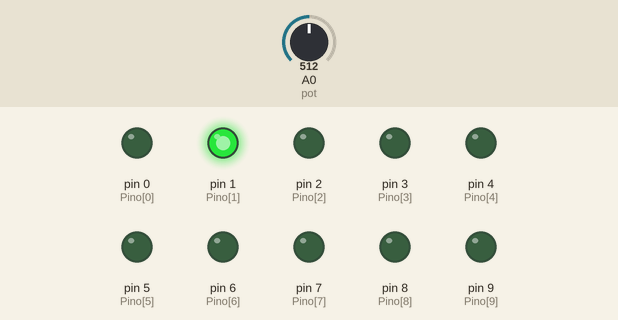
Simulated run of this sketch. Board: Arduino Uno, built with avr-gcc and run on an emulated ATmega328P. On the bench: output pins drawn as LEDs (lit = HIGH). Dashed ring = blinking. The test bench sets the inputs (shaded band); at power-on: A0 (pot) = 512.

Above: at 1.2 s.
1.3 s: A0 (pot) set to 122
At 1.36 s:
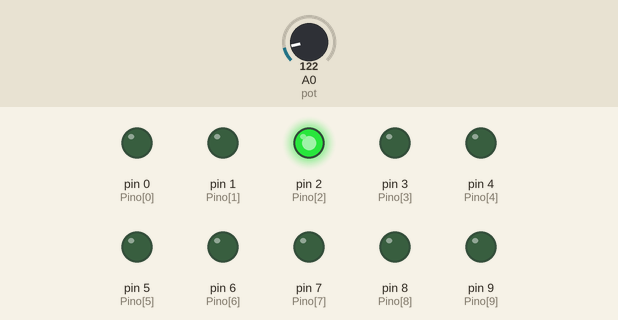
At 2.1 s:
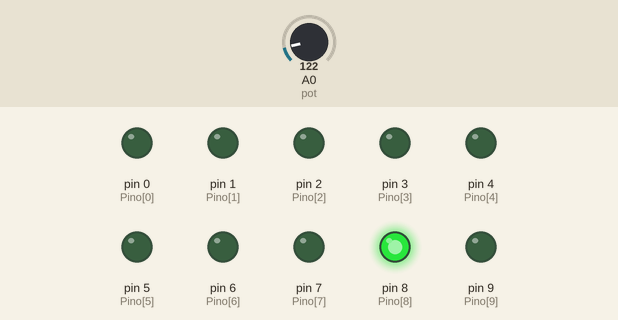
4.3 s: A0 (pot) set to 0
7.3 s: A0 (pot) set to 20
At 7.48 s:
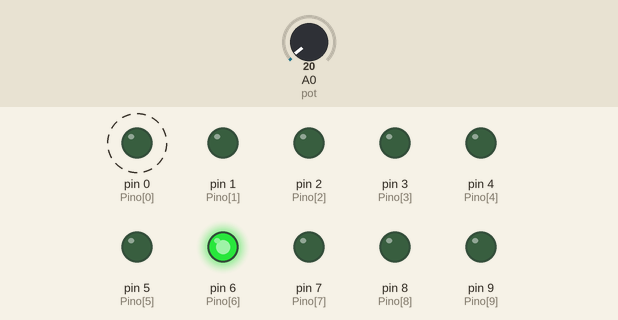
10.3 s: A0 (pot) set to 716
At 10.3 s:
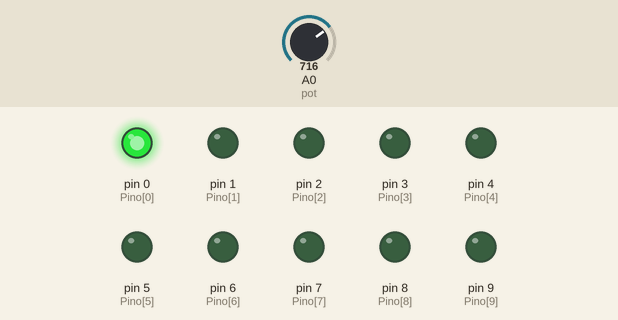
13.3 s: A0 (pot) set to 778
16.3 s: A0 (pot) set to 802
Timing chart, 0 to 19.5 s (numbered marks = the images above; inputs shaded):
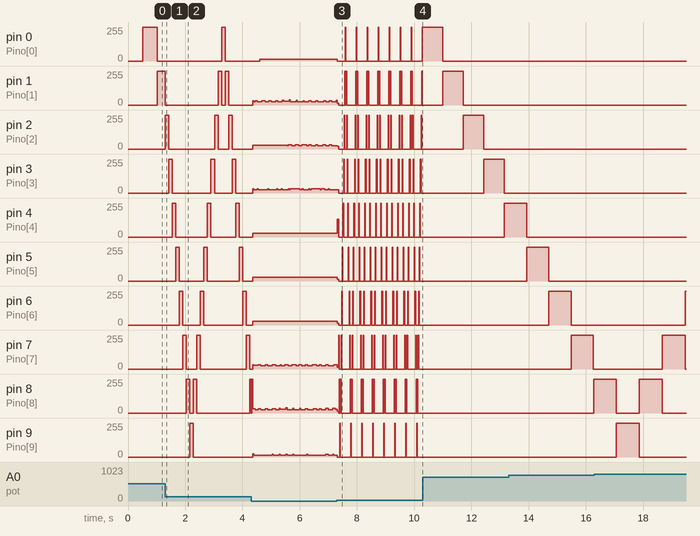

The sketch:

sketch.ino
```cpp
int ledTempo;
int direcao = 1;
int ledAtual = 0;
unsigned long alteraTempo;
int pot = 0;
byte Pino[] ={0,1,2,3,4,5,6,7,8,9};

void setup() {
 for(int x=0; x<10; x++){
   pinMode(Pino[x], OUTPUT);
 }
 alteraTempo = millis();
}

void loop() {
  ledTempo = analogRead(pot);
  if((millis()-alteraTempo)>ledTempo){
    trocaLed();
    alteraTempo = millis();
  }
}

void trocaLed(){
  for(int x=0; x<10; x++){
    digitalWrite(Pino[x], LOW);
  }
  digitalWrite(Pino[ledAtual], HIGH);
  ledAtual += direcao;
  if(ledAtual ==9){direcao = -1;}
  if(ledAtual ==0){direcao = 1;}

}
```

Measured:
- after the input at 1.3 s, pin 0 (Pino[0]): 0/255 → 255/255 after 2.0 s, → 0/255 0.12 s later; pin 8 (Pino[8]): goes 255/255 0.12 s, 0/255 0.12 s, 255/255 0.12 s, 0/255 1.8 s, then 255/255, starting after 0.74 s; pin 9 (Pino[9]): 0/255 → 255/255 after 0.86 s, → 0/255 0.12 s later
- after the input at 7.3 s, pin 0 (Pino[0]): alternates 255/255 for 0.02 s and 0/255 for 0.36 s, starting at once; pin 4 (Pino[4]): 29/255 → 134/255 at once, then repeats every 0.34 s: 2 × (0/255 0.15 s, 255/255 0.02 s)
- after the input at 10.3 s, pin 5 (Pino[5]), pin 6 (Pino[6]), pin 7 (Pino[7]), pin 8 (Pino[8]), pin 9 (Pino[9]): stops changing and stays 0/255
- by itself, pin 7 (Pino[7]): repeats every 0.38 s: 255/255 0.02 s, 0/255 0.06 s, 255/255 0.02 s, 0/255 0.28 s
